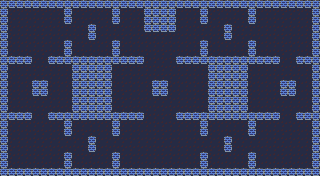

Below is a game level as drawn by its tile map, then a one-line description and the .tmx that defines it (tile-layer data replaced by summaries):
An orthogonal 40x22 tile map with 8x8 px tiles, 2 tile layers (floor, walls) and 49 objects (44x wall, 3x fruit, player, stageGate).

<map version="1.2" tiledversion="1.2.4" orientation="orthogonal" renderorder="right-down" width="40" height="22" tilewidth="8" tileheight="8" infinite="0" backgroundcolor="#101010" nextlayerid="7" nextobjectid="60">
 <properties>
  <property name="x" type="int" value="3" />
  <property name="y" type="int" value="1" />
  <property name="z" type="int" value="1" />
 </properties>
 <tileset firstgid="1" source="cpillarTiles.tsx" />
 <layer id="3" name="floor" width="40" height="22">
  <data>[880 cells, 880 non-empty, 1 distinct tile ids]</data>
 </layer>
 <layer id="1" name="walls" width="40" height="22">
  <data>[880 cells, 304 non-empty, 1 distinct tile ids]</data>
 </layer>
 <objectgroup id="2" name="Object Layer 1">
  <object id="2" type="wall" x="72" y="56" width="40" height="64" />
  <object id="11" type="wall" x="0" y="0" width="8" height="176" />
  <object id="12" type="wall" x="8" y="168" width="312" height="8" />
  <object id="13" type="wall" x="312" y="0" width="8" height="168" />
  <object id="14" type="wall" x="8" y="0" width="304" height="8" />
  <object id="15" name="PLAYER SPAWN" type="player" x="162" y="140" width="8" height="8" />
  <object id="16" name="Exit" type="stageGate" x="156" y="24" width="8" height="8">
   <properties>
    <property name="x" type="int" value="4" />
    <property name="y" type="int" value="1" />
    <property name="z" type="int" value="1" />
   </properties>
  </object>
  <object id="17" name="fruit" type="fruit" x="36" y="146" width="8" height="8">
   <properties>
    <property name="fruitType" type="int" value="3" />
   </properties>
  </object>
  <object id="19" name="fruit" type="fruit" x="36" y="34" width="8" height="8">
   <properties>
    <property name="fruitType" type="int" value="3" />
   </properties>
  </object>
  <object id="20" name="fruit" type="fruit" x="260" y="86" width="8" height="8">
   <properties>
    <property name="fruitType" type="int" value="3" />
   </properties>
  </object>
  <object id="21" type="wall" x="208" y="56" width="40" height="64" />
  <object id="22" type="wall" x="152" y="80" width="16" height="16" />
  <object id="23" type="wall" x="112" y="40" width="8" height="24" />
  <object id="24" type="wall" x="120" y="56" width="24" height="8" />
  <object id="25" type="wall" x="176" y="56" width="32" height="8" />
  <object id="26" type="wall" x="200" y="40" width="8" height="16" />
  <object id="27" type="wall" x="200" y="8" width="8" height="16" />
  <object id="28" type="wall" x="224" y="24" width="8" height="16" />
  <object id="29" type="wall" x="248" y="8" width="8" height="16" />
  <object id="30" type="wall" x="248" y="40" width="8" height="16" />
  <object id="31" type="wall" x="248" y="56" width="32" height="8" />
  <object id="32" type="wall" x="280" y="80" width="16" height="16" />
  <object id="33" type="wall" x="296" y="56" width="16" height="8" />
  <object id="34" type="wall" x="296" y="112" width="16" height="8" />
  <object id="35" type="wall" x="248" y="120" width="8" height="16" />
  <object id="36" type="wall" x="248" y="112" width="32" height="8" />
  <object id="37" type="wall" x="176" y="112" width="32" height="8" />
  <object id="38" type="wall" x="224" y="136" width="8" height="16" />
  <object id="39" type="wall" x="248" y="152" width="8" height="16" />
  <object id="40" type="wall" x="200" y="152" width="8" height="16" />
  <object id="41" type="wall" x="200" y="120" width="8" height="16" />
  <object id="42" type="wall" x="112" y="120" width="8" height="16" />
  <object id="43" type="wall" x="112" y="152" width="8" height="16" />
  <object id="44" type="wall" x="64" y="152" width="8" height="16" />
  <object id="45" type="wall" x="88" y="136" width="8" height="16" />
  <object id="46" type="wall" x="64" y="120" width="8" height="16" />
  <object id="47" type="wall" x="32" y="80" width="16" height="16" />
  <object id="48" type="wall" x="64" y="40" width="8" height="16" />
  <object id="49" type="wall" x="64" y="8" width="8" height="16" />
  <object id="50" type="wall" x="88" y="24" width="8" height="16" />
  <object id="51" type="wall" x="112" y="8" width="8" height="16" />
  <object id="52" type="wall" x="112" y="112" width="32" height="8" />
  <object id="53" type="wall" x="48" y="112" width="24" height="8" />
  <object id="54" type="wall" x="8" y="112" width="24" height="8" />
  <object id="55" type="wall" x="8" y="56" width="24" height="8" />
  <object id="56" type="wall" x="48" y="56" width="24" height="8" />
  <object id="57" type="wall" x="144" y="8" width="32" height="16" />
  <object id="58" type="wall" x="144" y="24" width="8" height="8" />
  <object id="59" type="wall" x="168" y="24" width="8" height="8" />
 </objectgroup>
</map>
